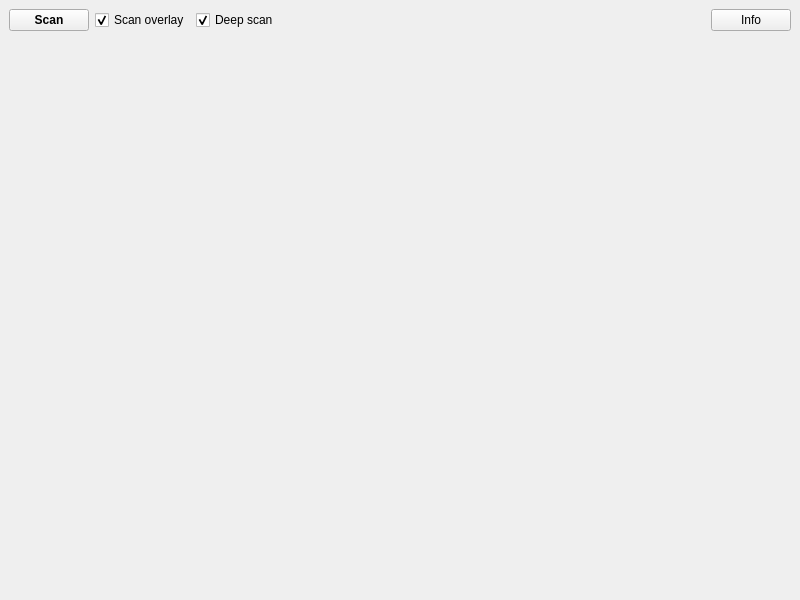
<?xml version="1.0" encoding="UTF-8"?>
<ui version="4.0">
 <class>PluginMainWindow</class>
 <widget class="QMainWindow" name="PluginMainWindow">
  <property name="geometry">
   <rect>
    <x>0</x>
    <y>0</y>
    <width>800</width>
    <height>600</height>
   </rect>
  </property>
  <property name="windowTitle">
   <string>QtPlugin</string>
  </property>
  <property name="windowIcon">
   <iconset>
    <normaloff>:/icons/images/icon.png</normaloff>:/icons/images/icon.png</iconset>
  </property>
  <widget class="QWidget" name="centralwidget">
   <layout class="QVBoxLayout" name="verticalLayout">
    <item>
     <layout class="QHBoxLayout" name="horizontalLayout_2">
      <item>
       <widget class="QPushButton" name="pushButtonScan">
        <property name="font">
         <font>
          <weight>75</weight>
          <bold>true</bold>
         </font>
        </property>
        <property name="text">
         <string>Scan</string>
        </property>
       </widget>
      </item>
      <item>
       <widget class="QCheckBox" name="checkBoxScanOverlay">
        <property name="text">
         <string>Scan overlay</string>
        </property>
        <property name="checked">
         <bool>true</bool>
        </property>
       </widget>
      </item>
      <item>
       <widget class="QCheckBox" name="checkBoxDeepScan">
        <property name="text">
         <string>Deep scan</string>
        </property>
        <property name="checked">
         <bool>true</bool>
        </property>
       </widget>
      </item>
      <item>
       <spacer name="horizontalSpacer">
        <property name="orientation">
         <enum>Qt::Horizontal</enum>
        </property>
        <property name="sizeHint" stdset="0">
         <size>
          <width>40</width>
          <height>20</height>
         </size>
        </property>
       </spacer>
      </item>
      <item>
       <widget class="QPushButton" name="pushButtonInfo">
        <property name="text">
         <string>Info</string>
        </property>
       </widget>
      </item>
     </layout>
    </item>
    <item>
     <widget class="FormResult" name="widgetResult" native="true">
      <property name="sizePolicy">
       <sizepolicy hsizetype="Expanding" vsizetype="Expanding">
        <horstretch>0</horstretch>
        <verstretch>0</verstretch>
       </sizepolicy>
      </property>
     </widget>
    </item>
   </layout>
  </widget>
  <action name="actionClearText">
   <property name="text">
    <string>&amp;Clear Text</string>
   </property>
   <property name="toolTip">
    <string>Clear Text</string>
   </property>
  </action>
 </widget>
 <customwidgets>
  <customwidget>
   <class>FormResult</class>
   <extends>QWidget</extends>
   <header>formresult.h</header>
   <container>1</container>
  </customwidget>
 </customwidgets>
 <resources>
  <include location="resource.qrc"/>
 </resources>
 <connections/>
</ui>
